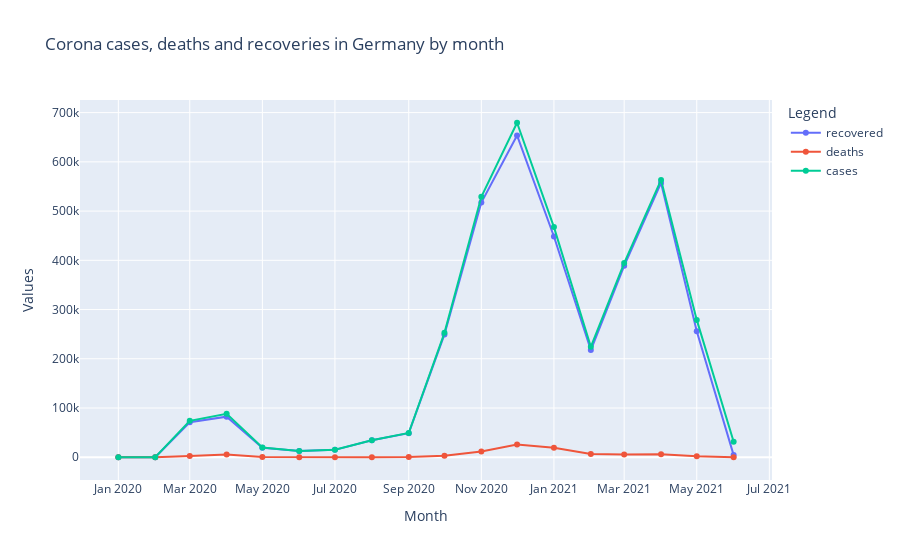

This figure's notebook cell:
### Code cell
#plot the absolut numbers by month
fig = go.Figure()
fig.add_trace(go.Scatter(x=df_germany["month"],
                               y=df_germany["recovered"], name="recovered"))
fig.add_trace(go.Scatter(x=df_germany["month"],
                               y=df_germany["deaths"], name="deaths"))
fig.add_trace(go.Scatter(x=df_germany["month"],
                               y=df_germany["cases"], name="cases"))

fig.update_layout(
        title="Corona cases, deaths and recoveries in Germany by month",
        xaxis_title="Month",
        yaxis_title="Values",
        legend_title="Legend"
    )
fig.show()

### Figure 1 — Plotly figure (JSON) as saved in the notebook; plotly's stock layout.template omitted (floating-point values rounded to 4 significant figures)
{"data": [{"name": "recovered", "type": "scatter", "x": ["2020-01-01T00:00:00", "2020-02-01T00:00:00", "2020-03-01T00:00:00", "2020-04-01T00:00:00", "2020-05-01T00:00:00", "2020-06-01T00:00:00", "2020-07-01T00:00:00", "2020-08-01T00:00:00", "2020-09-01T00:00:00", "2020-10-01T00:00:00", "2020-11-01T00:00:00", "2020-12-01T00:00:00", "2021-01-01T00:00:00", "2021-02-01T00:00:00", "2021-03-01T00:00:00", "2021-04-01T00:00:00", "2021-05-01T00:00:00", "2021-06-01T00:00:00"], "y": [12, 119, 71233, 82473, 19071, 12758, 15006, 34363, 48938, 249500, 517224, 653701, 448318, 217815, 388766, 557213, 255888, 4321]}, {"name": "deaths", "type": "scatter", "x": ["2020-01-01T00:00:00", "2020-02-01T00:00:00", "2020-03-01T00:00:00", "2020-04-01T00:00:00", "2020-05-01T00:00:00", "2020-06-01T00:00:00", "2020-07-01T00:00:00", "2020-08-01T00:00:00", "2020-09-01T00:00:00", "2020-10-01T00:00:00", "2020-11-01T00:00:00", "2020-12-01T00:00:00", "2021-01-01T00:00:00", "2021-02-01T00:00:00", "2021-03-01T00:00:00", "2021-04-01T00:00:00", "2021-05-01T00:00:00", "2021-06-01T00:00:00"], "y": [0, 1, 2675, 5717, 696, 147, 141, 115, 336, 3213, 11801, 25703, 19132, 6474, 5552, 6066, 2017, 47]}, {"name": "cases", "type": "scatter", "x": ["2020-01-01T00:00:00", "2020-02-01T00:00:00", "2020-03-01T00:00:00", "2020-04-01T00:00:00", "2020-05-01T00:00:00", "2020-06-01T00:00:00", "2020-07-01T00:00:00", "2020-08-01T00:00:00", "2020-09-01T00:00:00", "2020-10-01T00:00:00", "2020-11-01T00:00:00", "2020-12-01T00:00:00", "2021-01-01T00:00:00", "2021-02-01T00:00:00", "2021-03-01T00:00:00", "2021-04-01T00:00:00", "2021-05-01T00:00:00", "2021-06-01T00:00:00"], "y": [12, 120, 73908, 88190, 19767, 12906, 15147, 34478, 49274, 252714, 529026, 679407, 467452, 224294, 394328, 563374, 278990, 31509]}], "layout": {"legend": {"title": {"text": "Legend"}}, "title": {"text": "Corona cases, deaths and recoveries in Germany by month"}, "xaxis": {"title": {"text": "Month"}}, "yaxis": {"title": {"text": "Values"}}}}
